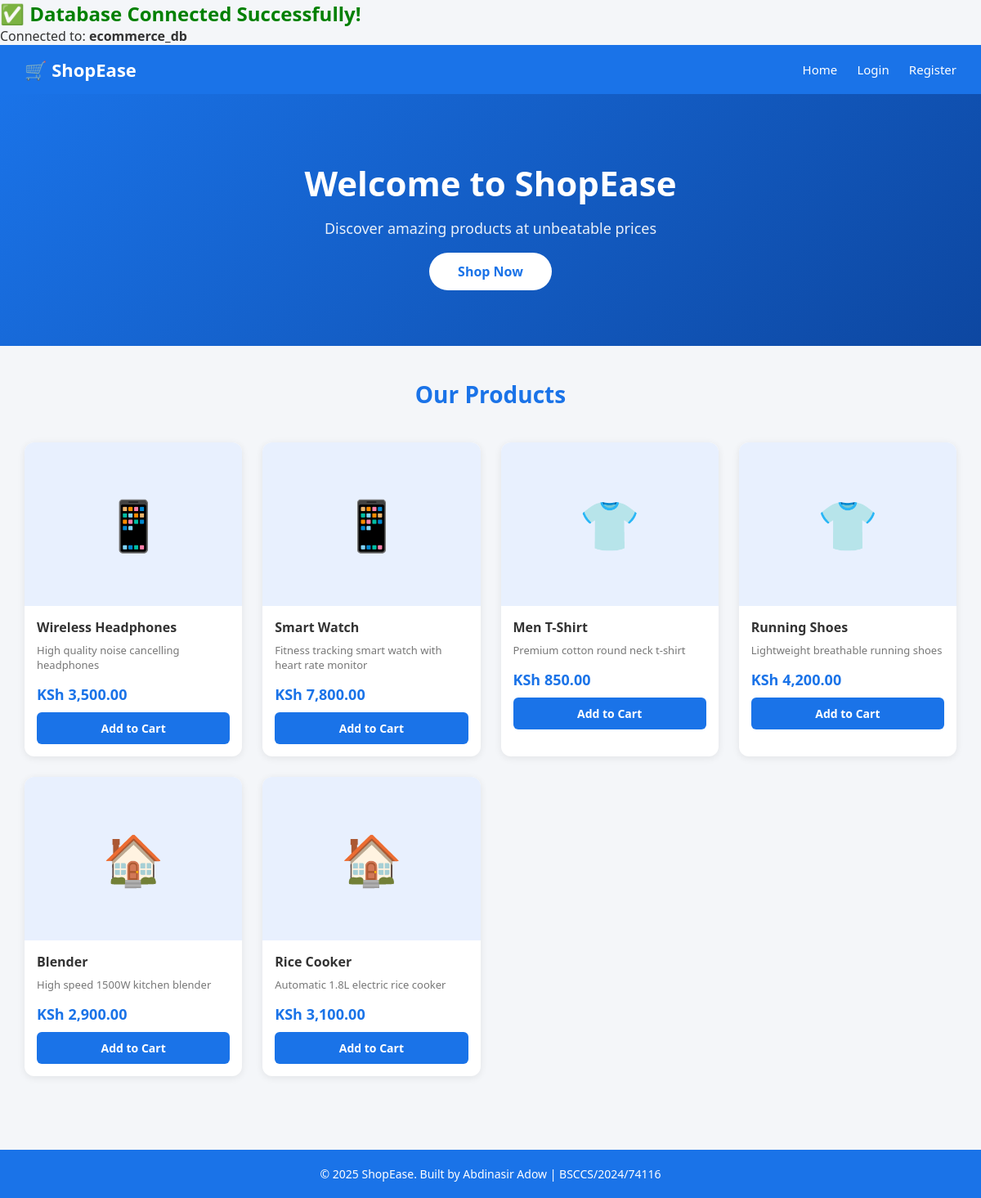
Page /Week2/index.php on the committed database.
### tables this page shows
CREATE TABLE products (
    id INT AUTO_INCREMENT PRIMARY KEY,
    name VARCHAR(150) NOT NULL,
    description TEXT,
    price DECIMAL(10,2) NOT NULL,
    image VARCHAR(255),
    category_id INT,
    created_at TIMESTAMP DEFAULT CURRENT_TIMESTAMP,
    FOREIGN KEY (category_id) REFERENCES categories(id)
);

CREATE TABLE categories (
    id INT AUTO_INCREMENT PRIMARY KEY,
    name VARCHAR(100) NOT NULL
);

### Week2/index.php (the view, shortened to what this page needs)
<?php
require_once 'config.php';
$result = mysqli_query($conn, "SELECT * FROM products LIMIT 6");
?>
<!DOCTYPE html>
<html lang="en">
<head>
    <link rel="stylesheet" href="css/style.css">
</head>
<body>
<div class="navbar">
    <a href="index.php" class="logo">🛒 ShopEase</a>
    <nav>
        <a href="index.php">Home</a>
        <a href="../week3/login.php">Login</a>
        <a href="../week3/register.php">Register</a>
    </nav>
</div>
<div class="hero">
    <h1>Welcome to ShopEase</h1>
    <p>Discover amazing products at unbeatable prices</p>
    <a href="#products">Shop Now</a>
</div>
<h2 class="section-title" id="products">Our Products</h2>
<div class="products-grid">
    <?php while($product = mysqli_fetch_assoc($result)): ?>
    <div class="product-card">
        <div style="background:#e8f0fe; height:200px; display:flex; align-items:center; justify-content:center;">
            <span style="font-size:60px;">
                <?php
                    $icons = ['Electronics'=>'📱','Clothing'=>'👕','Home & Kitchen'=>'🏠'];
                    $cat = mysqli_fetch_assoc(mysqli_query($conn, "SELECT name FROM categories WHERE id=".$product['category_id']));
                    echo $icons[$cat['name']] ?? '🛍️';
                ?>
            </span>
        </div>
        <div class="card-body">
            <h3><?php echo $product['name']; ?></h3>
            <p class="description"><?php echo $product['description']; ?></p>
            <p class="price">KSh <?php echo number_format($product['price'], 2); ?></p>
            <a href="../week3/login.php" class="btn btn-primary">Add to Cart</a>
        </div>
    </div>
    <?php endwhile; ?>
</div>
<footer>
    <p>&copy; 2025 ShopEase. Built by Abdinasir Adow | BSCCS/2024/74116</p>
</footer>
</body>
</html>

### Week2/config.php
<?php
$host = "localhost";
$username = "root";
$password = "";
$database = "ecommerce_db";
$conn = mysqli_connect($host, $username, $password, $database);
if (!$conn) {
    die("<h2 style='color:red;'>❌ Connection Failed: " . mysqli_connect_error() . "</h2>");
} else {
    echo "<h2 style='color:green;'>✅ Database Connected Successfully!</h2>";
    echo "<p>Connected to: <strong>$database</strong></p>";
}
?>

### Week2/Css/style.css (style rules this page uses)
* { margin: 0; padding: 0; box-sizing: border-box; }
body { font-family: 'Segoe UI', Tahoma, Geneva, Verdana, sans-serif; background-color: #f4f6f9; color: #333; }
.navbar { background-color: #1a73e8; padding: 15px 30px; display: flex; justify-content: space-between; align-items: center; }
.navbar .logo { color: white; font-size: 22px; font-weight: 700; text-decoration: none; }
.navbar nav a { color: white; text-decoration: none; margin-left: 20px; font-size: 15px; }
.hero { background: linear-gradient(135deg, #1a73e8, #0d47a1); color: white; text-align: center; padding: 80px 20px; }
.hero h1 { font-size: 42px; margin-bottom: 15px; }
.hero p { font-size: 18px; margin-bottom: 30px; opacity: 0.9; }
.hero a { background: white; color: #1a73e8; padding: 12px 35px; border-radius: 25px; text-decoration: none; font-weight: 600; font-size: 16px; }
.section-title { text-align: center; padding: 40px 20px 10px; font-size: 28px; color: #1a73e8; }
.products-grid { display: grid; grid-template-columns: repeat(auto-fill, minmax(250px, 1fr)); gap: 25px; padding: 30px; max-width: 1200px; margin: 0 auto; }
.product-card { background: white; border-radius: 12px; box-shadow: 0 2px 10px rgba(0,0,0,0.08); overflow: hidden; transition: transform 0.2s; }
.product-card .card-body { padding: 15px; }
.product-card h3 { font-size: 16px; margin-bottom: 8px; }
.product-card .price { color: #1a73e8; font-size: 18px; font-weight: 700; margin-bottom: 10px; }
.product-card .description { font-size: 13px; color: #777; margin-bottom: 15px; }
.btn { display: inline-block; padding: 10px 20px; border-radius: 6px; text-decoration: none; font-size: 14px; font-weight: 600; cursor: pointer; border: none; width: 100%; text-align: center; }
.btn-primary { background: #1a73e8; color: white; }
footer { background: #1a73e8; color: white; text-align: center; padding: 20px; margin-top: 60px; font-size: 14px; }

### rows in the picture
products: category.name "📱", name "Wireless Headphones", description "High quality noise cancelling headphones", price "3,500.00"
products: category.name "📱", name "Smart Watch", description "Fitness tracking smart watch with heart rate monitor", price "7,800.00"
products: category.name "👕", name "Men T-Shirt", description "Premium cotton round neck t-shirt", price "850.00"
products: category.name "👕", name "Running Shoes", description "Lightweight breathable running shoes", price "4,200.00"
products: category.name "🏠", name "Blender", description "High speed 1500W kitchen blender", price "2,900.00"
products: category.name "🏠", name "Rice Cooker", description "Automatic 1.8L electric rice cooker", price "3,100.00"

### other values in the picture
$database "ecommerce_db"
